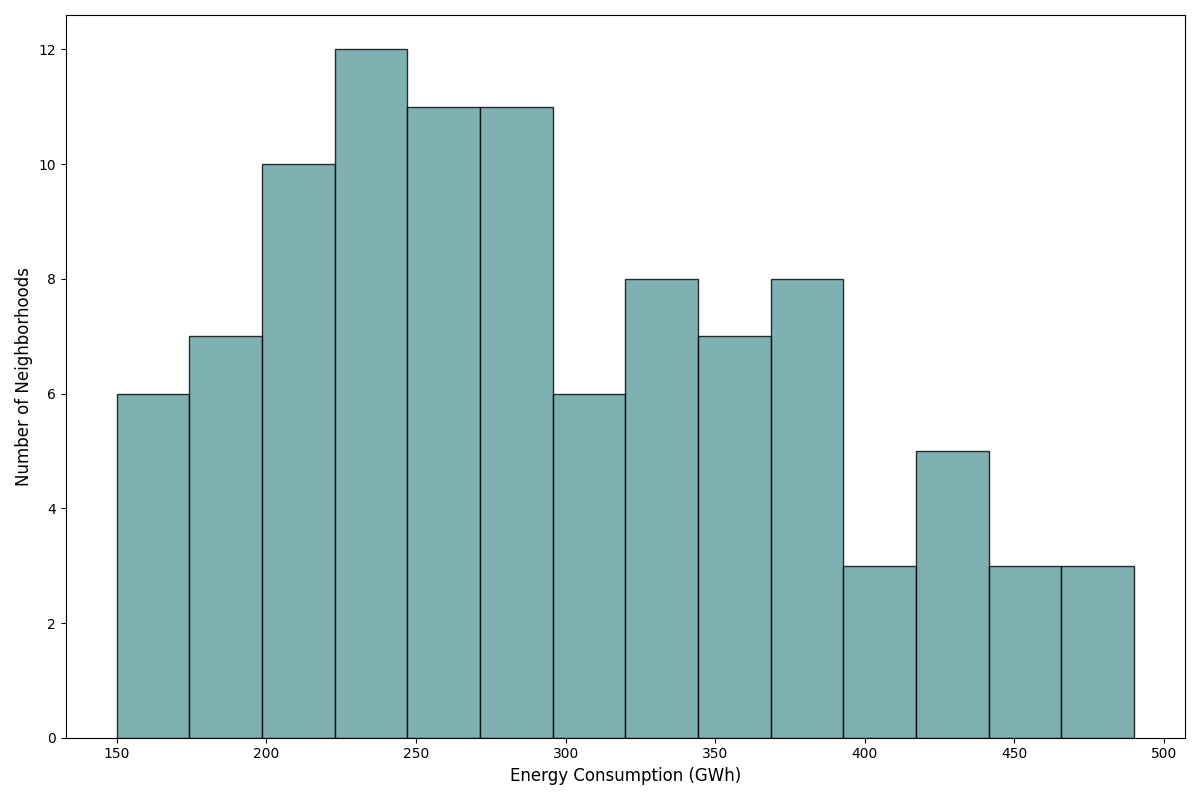

Write the Python code that produced this figure.
import matplotlib.pyplot as plt

energy_consumption = [
    150, 155, 160, 162, 165, 170, 175, 180, 185, 188, 190, 195, 198, 200, 205,
    210, 215, 220, 223, 225, 230, 235, 238, 240, 245, 250, 255, 258, 260, 265,
    270, 275, 278, 280, 285, 290, 295, 300, 310, 320, 330, 340, 350, 360, 370,
    380, 390, 400, 410, 420, 425, 430, 435, 440, 445, 450, 460, 470, 480, 490,
    200, 205, 210, 215, 220, 225, 230, 235, 240, 245, 250, 255, 260, 265, 270,
    275, 280, 285, 290, 295, 300, 305, 310, 315, 320, 325, 330, 335, 340, 345,
    350, 355, 360, 365, 370, 375, 380, 385, 390, 395
]

plt.figure(figsize=(12, 8))
plt.hist(energy_consumption, bins=14, color='cadetblue', edgecolor='black', alpha=0.8)

plt.xlabel('Energy Consumption (GWh)', fontsize=12)
plt.ylabel('Number of Neighborhoods', fontsize=12)

plt.xticks(fontsize=10)
plt.yticks(fontsize=10)

plt.tight_layout()

plt.show()
